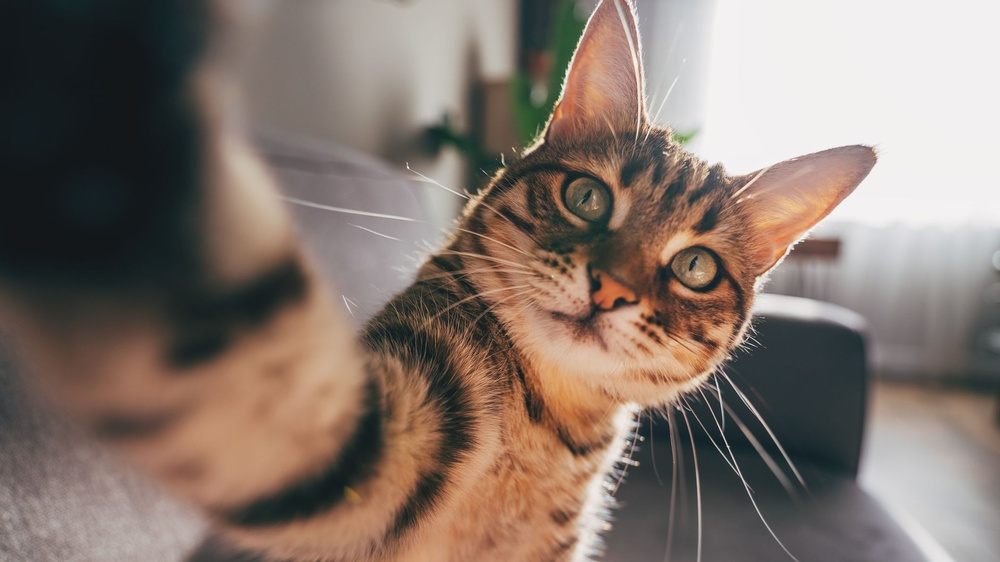
#> input picture Investigation of algorithms for the formation and processing of raster digital images/CV_lab2/img.jpeg, 1000 x 562 px, shrunk from 2121 x 1193 before the run
$ python lab2.py
#> lines starting #> are read from the running program, lines starting #| are printed output that depends on the picture
#> further down, image is the input picture: shape (562, 1000, 3); mean B, G, R 109.1, 117.9, 132.8
import numpy as np
import cv2
import matplotlib.pyplot as plt


def brightness(image, factor):
#> called with factor = 50
    corrected_image = image.astype(np.float64) + factor
    corrected_image = np.clip(corrected_image, 0, 255)
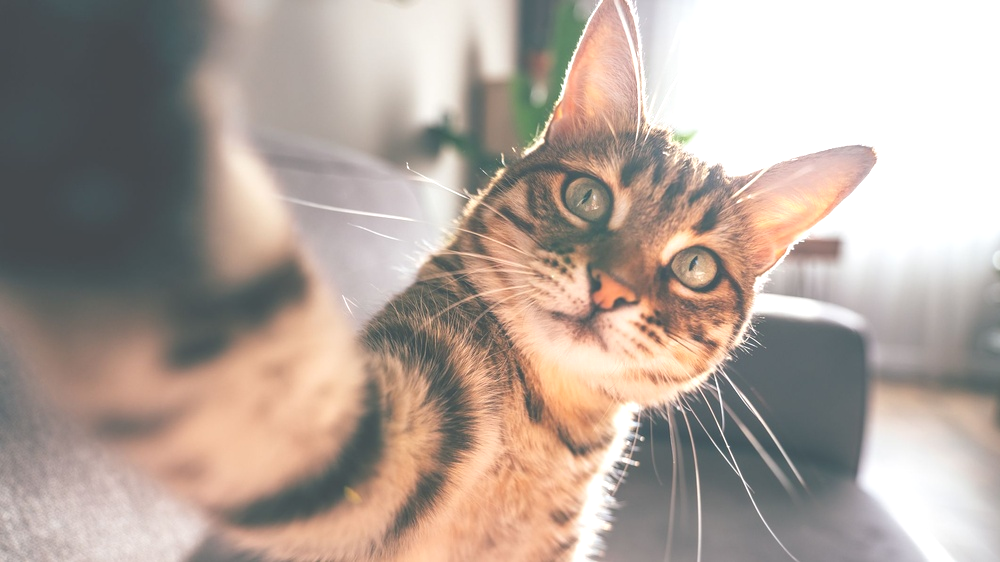
#> corrected_image: shape (562, 1000, 3) float64; mean B, G, R 155.3, 164.1, 178.3
    return corrected_image.astype(np.uint8)


def grayscale(image):
    grayscale_image = cv2.cvtColor(image, cv2.COLOR_BGR2GRAY)
    return grayscale_image


def negative(image):
    negative_image = cv2.bitwise_not(image)
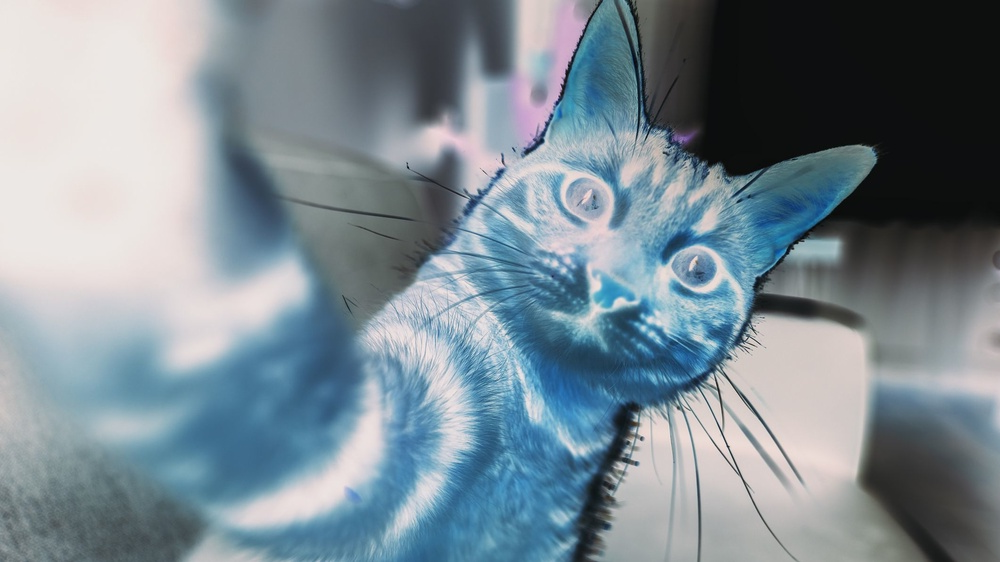
#> negative_image: shape (562, 1000, 3); mean B, G, R 145.9, 137.1, 122.2
    return negative_image


def gradient(image, direction='diagonal'):
#> called with direction = 'diagonal_top_left'
    rows, cols, _ = image.shape
#> rows = 562; cols = 1000
    gradient_image = np.zeros_like(image, dtype=np.float64)

    if direction == 'diagonal_top_left':
        for i in range(rows):
            for j in range(cols):
                gradient = (i + j) / (rows + cols) * 255
                gradient_image[i, j] = image[i, j] * (gradient / 255)
    elif direction == 'diagonal_top_right':
        for i in range(rows):
            for j in range(cols):
                distance = np.sqrt((i) ** 2 + (cols - j) ** 2)
                max_distance = np.sqrt(rows ** 2 + cols ** 2)
                gradient = distance / max_distance * 255
                gradient_image[i, j] = image[i, j] * (gradient / 255)
    elif direction == 'diagonal_bottom_left':
        for i in range(rows):
            for j in range(cols):
                distance = np.sqrt((rows - i) ** 2 + (j) ** 2)
                max_distance = np.sqrt(rows ** 2 + cols ** 2)
                gradient = distance / max_distance * 255
                gradient_image[i, j] = image[i, j] * (gradient / 255)
    elif direction == 'diagonal_bottom_right':
        for i in range(rows):
            for j in range(cols):
                distance = np.sqrt((rows - i) ** 2 + (cols - j) ** 2)
                max_distance = np.sqrt(rows ** 2 + cols ** 2)
                gradient = distance / max_distance * 255
                gradient_image[i, j] = image[i, j] * (gradient / 255)
    elif direction == 'from_center':
        center_x, center_y = rows / 2, cols / 2
        for i in range(rows):
            for j in range(cols):
                distance = np.sqrt((center_x - i) ** 2 + (center_y - j) ** 2)
                max_distance = np.sqrt(center_x ** 2 + center_y ** 2)
                gradient = distance / max_distance * 255
                gradient_image[i, j] = image[i, j] * (gradient / 255)
    elif direction == 'to_center':
        center_x, center_y = rows / 2, cols / 2
        for i in range(rows):
            for j in range(cols):
                distance = np.sqrt((center_x - i) ** 2 + (center_y - j) ** 2)
                max_distance = np.sqrt(center_x ** 2 + center_y ** 2)
                gradient = (1 - distance / max_distance) * 255
                gradient_image[i, j] = image[i, j] * (gradient / 255)

    return np.clip(gradient_image, 0, 255).astype(np.uint8)


image_path = 'img.jpeg'
image = cv2.imread(image_path, cv2.IMREAD_COLOR)

brightened_image = brightness(image, 50)
grayscale_image = grayscale(image)
negative_image = negative(image)
diagonal_gradient_image_tl = gradient(image, direction='diagonal_top_left')
diagonal_gradient_image_tr = gradient(image, direction='diagonal_top_right')
diagonal_gradient_image_bl = gradient(image, direction='diagonal_bottom_left')
#> call 3 of gradient, with direction = 'diagonal_bottom_left'
#> after the loop in gradient (call 3), `for i in range(rows):`:
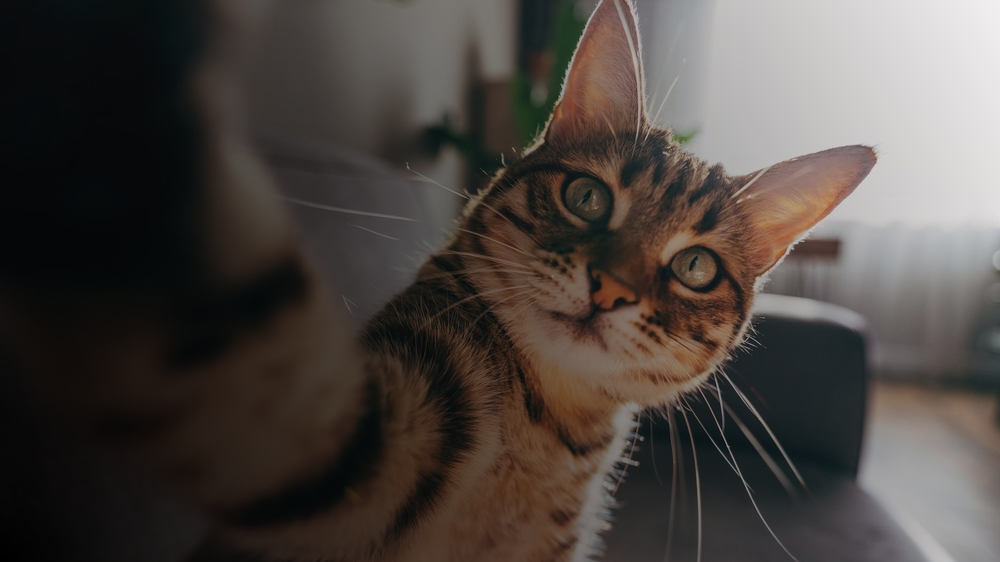
#> gradient_image: shape (562, 1000, 3) float64; mean B, G, R 65.8, 69.9, 76.6
diagonal_gradient_image_br = gradient(image, direction='diagonal_bottom_right')
#> call 4 of gradient, with direction = 'diagonal_bottom_right'
#> after the loop in gradient (call 4), `for i in range(rows):`:
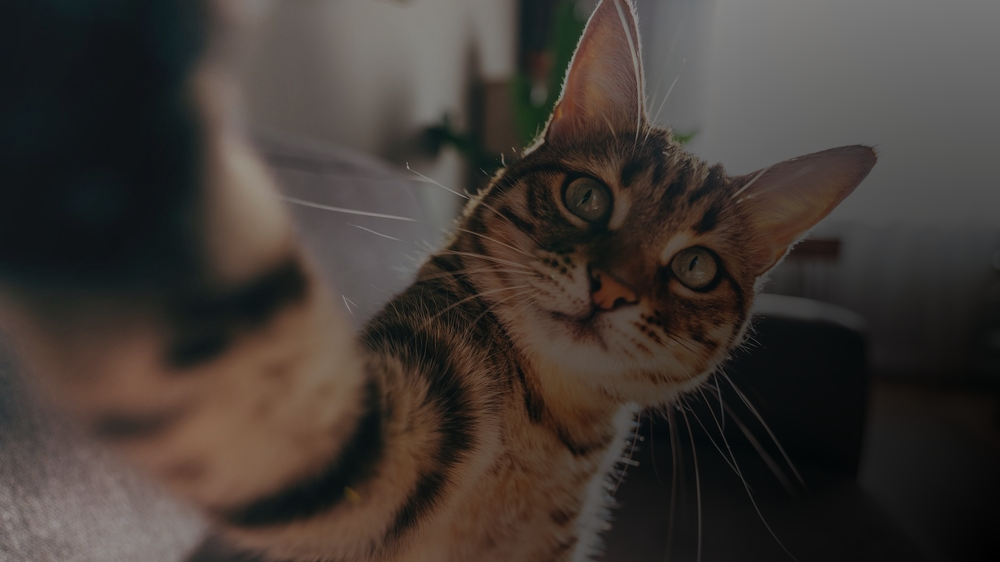
#> gradient_image: shape (562, 1000, 3) float64; mean B, G, R 53.5, 58.1, 65.8
from_center_gradient_image = gradient(image, direction='from_center')
#> after the loop in gradient (call 5), `for i in range(rows):`:
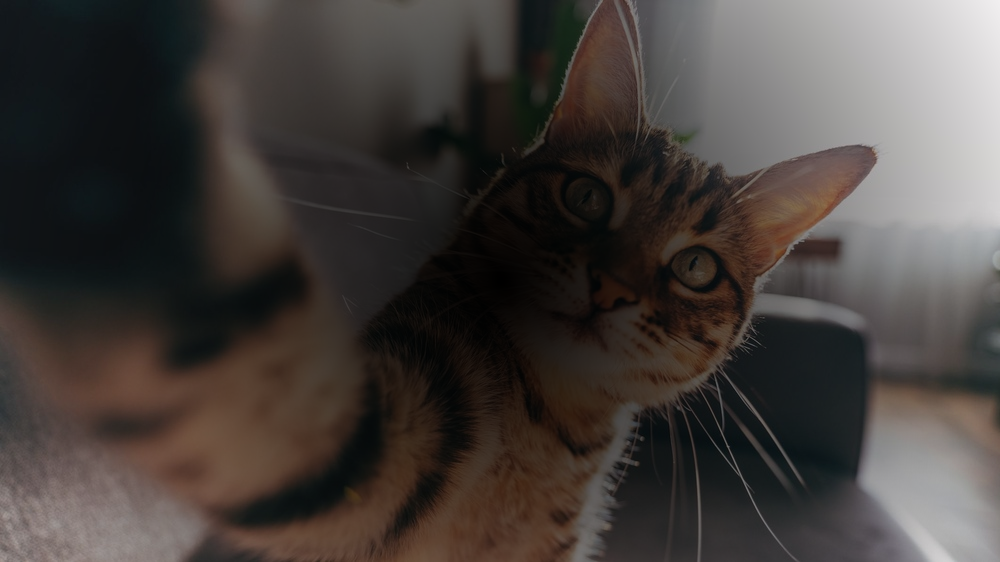
#> gradient_image: shape (562, 1000, 3) float64; mean B, G, R 60.9, 64.1, 70.1
to_center_gradient_image = gradient(image, direction='to_center')
#> after the loop in gradient (call 6), `for i in range(rows):`:
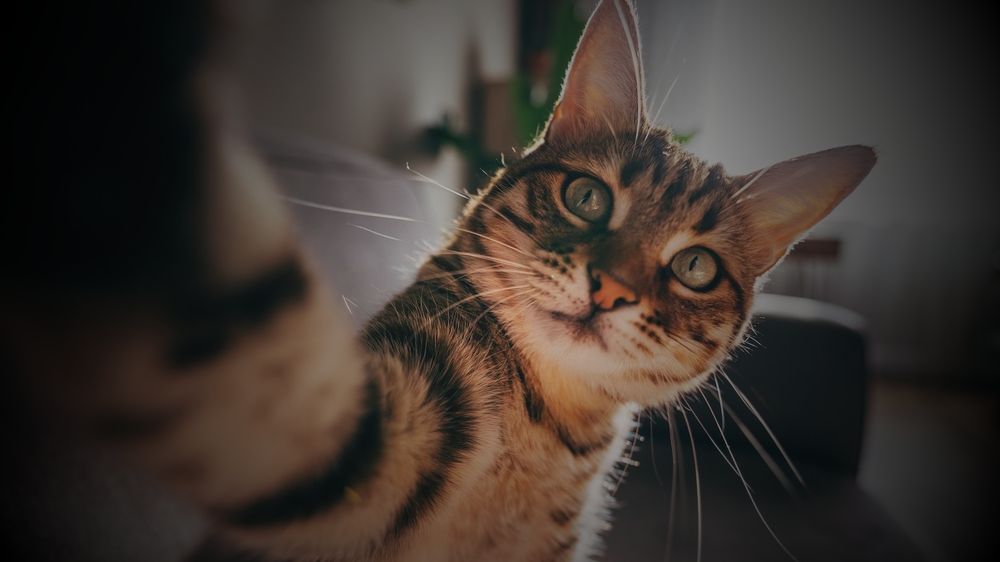
#> gradient_image: shape (562, 1000, 3) float64; mean B, G, R 48.2, 53.8, 62.7

plt.figure(figsize=(15, 15))

plt.subplot(4, 3, (1, 3))
plt.imshow(cv2.cvtColor(image, cv2.COLOR_BGR2RGB))
plt.title('Оригінальне зображення')

plt.subplot(4, 3, 4)
plt.imshow(cv2.cvtColor(brightened_image, cv2.COLOR_BGR2RGB))
plt.title('Збільшена яскравість')

plt.subplot(4, 3, 5)
plt.imshow(grayscale_image, cmap='gray')
plt.title('Відтінки сірого')

plt.subplot(4, 3, 6)
plt.imshow(cv2.cvtColor(negative_image, cv2.COLOR_BGR2RGB))
plt.title('Негатив')

plt.subplot(4, 3, 7)
plt.imshow(cv2.cvtColor(diagonal_gradient_image_tl, cv2.COLOR_BGR2RGB))
plt.title('Градієнт: діагональ (зверху-ліворуч)')

plt.subplot(4, 3, 8)
plt.imshow(cv2.cvtColor(diagonal_gradient_image_tr, cv2.COLOR_BGR2RGB))
plt.title('Градієнт: діагональ (зверху-праворуч)')

plt.subplot(4, 3, 9)
plt.imshow(cv2.cvtColor(diagonal_gradient_image_bl, cv2.COLOR_BGR2RGB))
plt.title('Градієнт: діагональ (знизу-ліворуч)')

plt.subplot(4, 3, 10)
plt.imshow(cv2.cvtColor(diagonal_gradient_image_br, cv2.COLOR_BGR2RGB))
plt.title('Градієнт: діагональ (знизу-праворуч)')

plt.subplot(4, 3, 11)
plt.imshow(cv2.cvtColor(from_center_gradient_image, cv2.COLOR_BGR2RGB))
plt.title('Градієнт: від центру')

plt.subplot(4, 3, 12)
plt.imshow(cv2.cvtColor(to_center_gradient_image, cv2.COLOR_BGR2RGB))
plt.title('Градієнт: до центру')

plt.tight_layout()
plt.show()
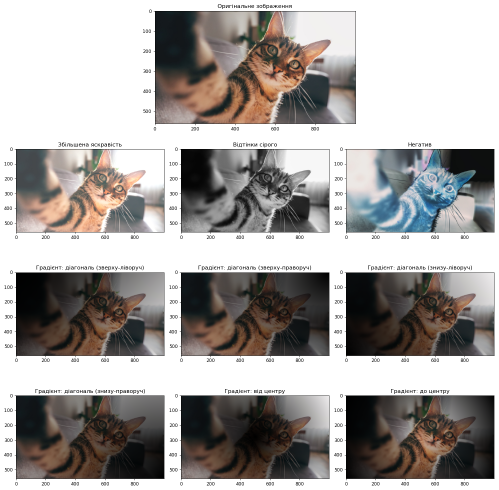
#> figure drawn by matplotlib, 10 panels
